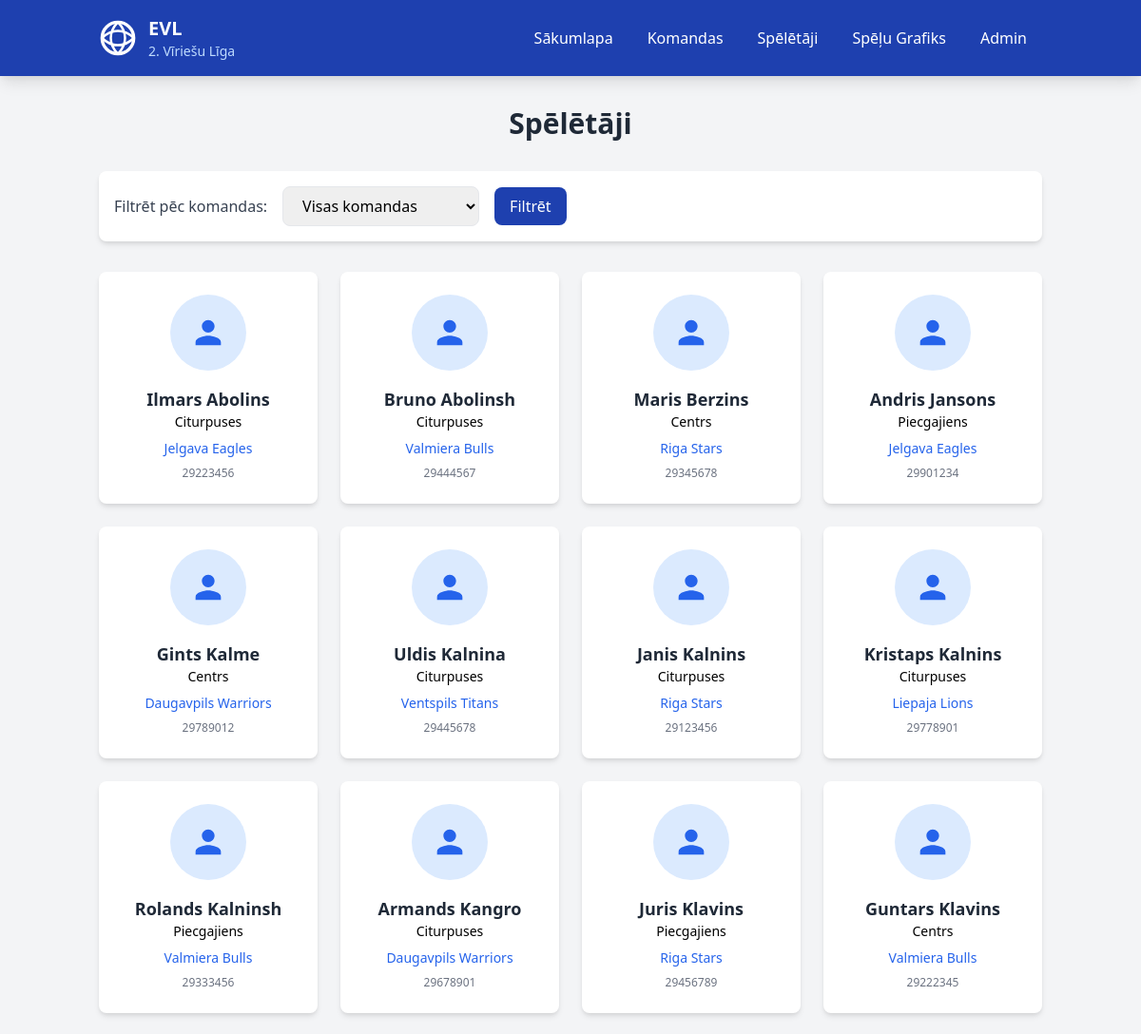
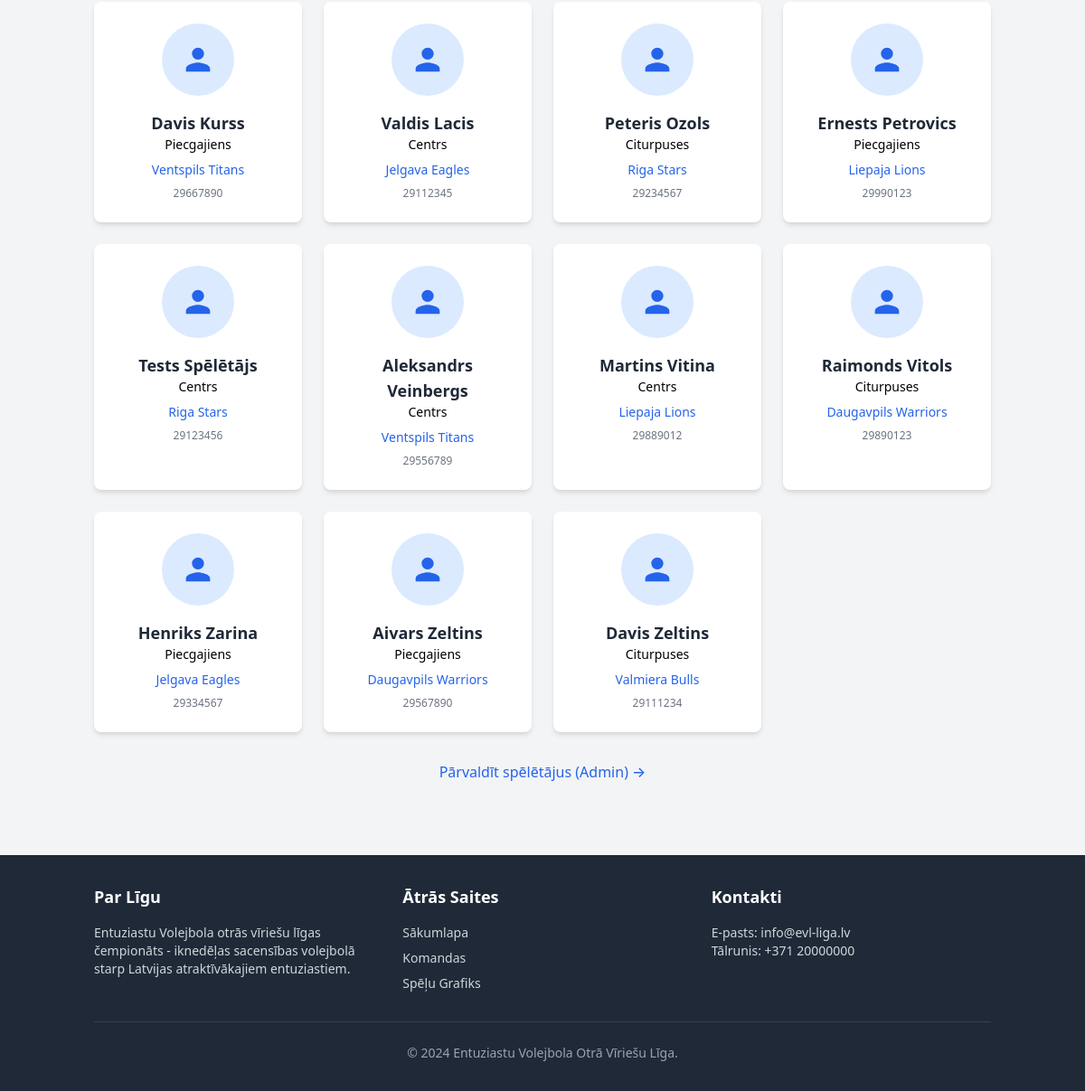
Before: /players with the older database file (2 pictures, top to bottom).
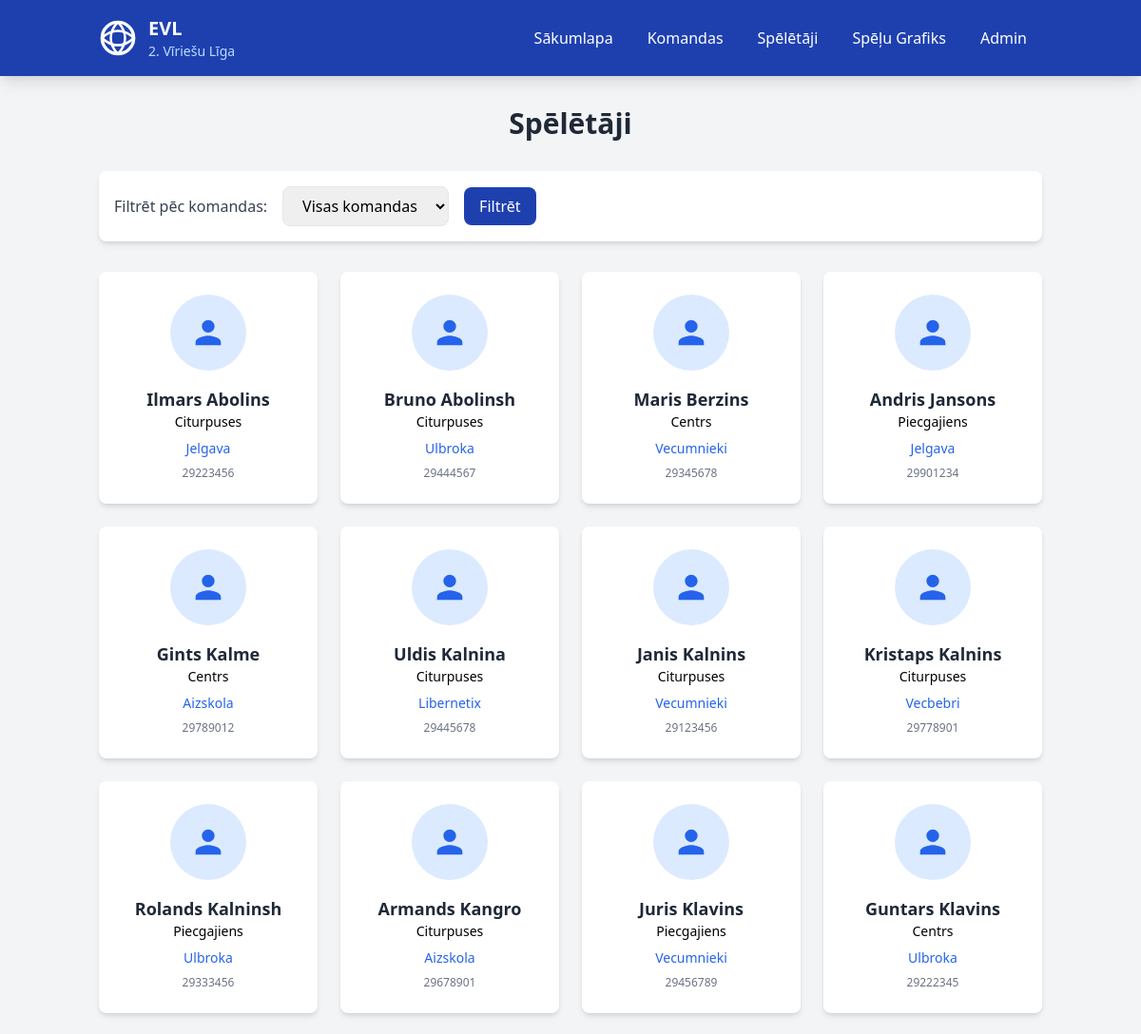
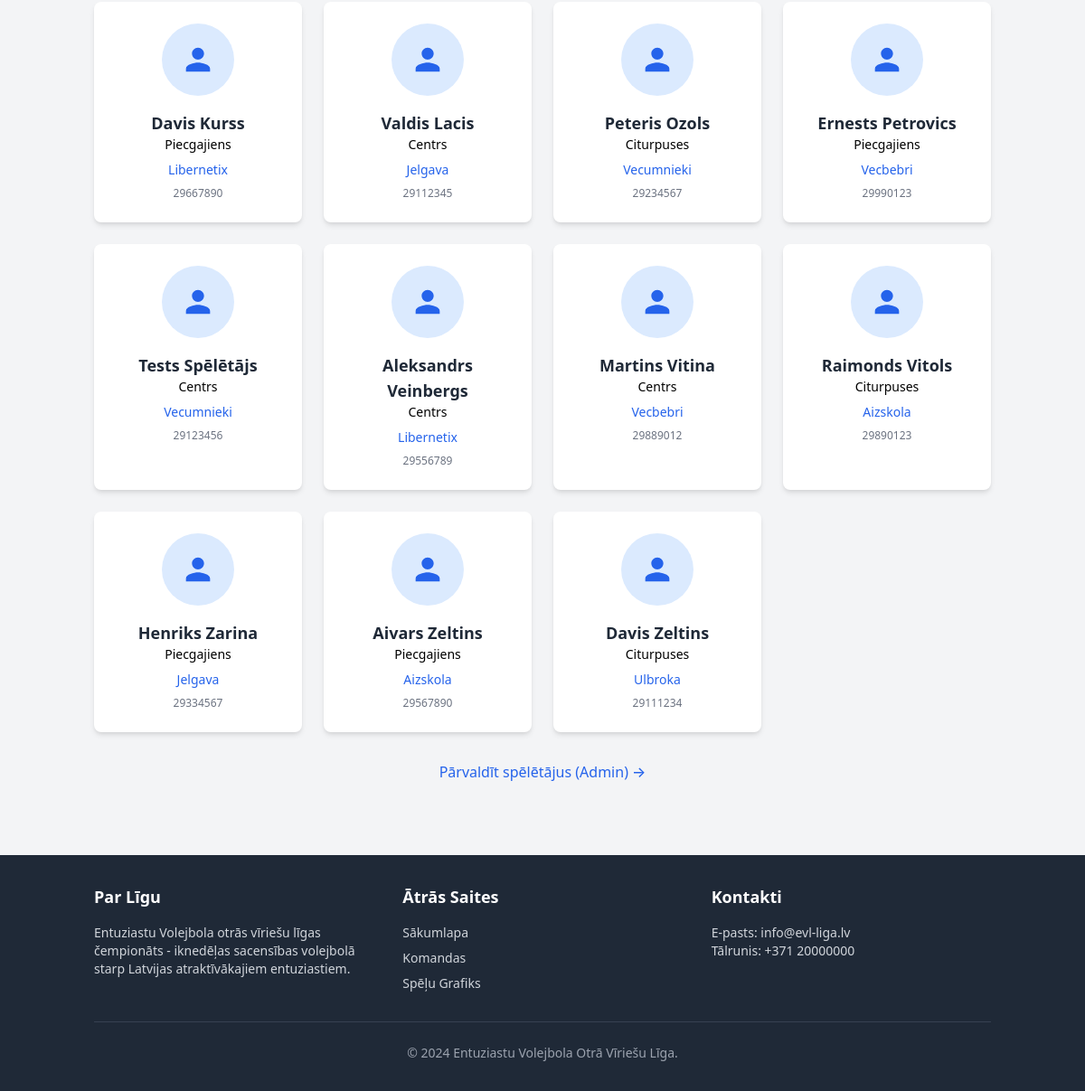
After: the same page with the newer database file (2 pictures, top to bottom).
### tables this page shows
CREATE TABLE players (
	id INTEGER PRIMARY KEY AUTOINCREMENT,
	first_name TEXT NOT NULL,
	last_name TEXT NOT NULL,
	"position" TEXT NOT NULL,
	team_id INTEGER,
	phone TEXT,
	CONSTRAINT FK_players_teams FOREIGN KEY (team_id) REFERENCES teams(id)
);

CREATE TABLE teams (
	id INTEGER PRIMARY KEY AUTOINCREMENT,
	name TEXT NOT NULL,
	logo TEXT DEFAULT ('/static/volleyball.svg'),
	played INTEGER DEFAULT (0),
	won INTEGER DEFAULT (0),
	lost INTEGER DEFAULT (0),
	points INTEGER DEFAULT (0),
	sets_won INTEGER DEFAULT (0),
	sets_lost INTEGER DEFAULT (0)
);

### app.py (the view)
@app.route('/players')
def players():
    conn = get_db_connection()
    teams_list = conn.execute('SELECT * FROM teams ORDER BY name').fetchall()
    team_filter = request.args.get('team', '')
    if team_filter:
        players_list = conn.execute('''
            SELECT p.*, t.name as team_name
            FROM players p
            JOIN teams t ON p.team_id = t.id
            WHERE t.id = ?
            ORDER BY p.last_name
        ''', (team_filter,)).fetchall()
    else:
        players_list = conn.execute('''
            SELECT p.*, t.name as team_name
            FROM players p
            JOIN teams t ON p.team_id = t.id
            ORDER BY p.last_name
        ''').fetchall()
    conn.close()
    return render_template('players.html',
                         players=players_list,
                         teams=teams_list,
                         selected_team=team_filter)

### app.py (called while the page is built)
def get_db_connection():
    conn = sqlite3.connect(DATABASE)
    conn.row_factory = sqlite3.Row
    return conn

### templates/players.html (shortened to what this page needs)
{% extends "base.html" %}
{% block content %}
<div class="container mx-auto px-4 py-8">
    <h1 class="text-3xl font-bold text-gray-800 mb-8 text-center">Spēlētāji</h1>
    <div class="bg-white rounded-lg shadow-md p-4 mb-8">
        <form method="get" class="flex flex-wrap gap-4 items-center">
            <label class="font-medium text-gray-700">Filtrēt pēc komandas:</label>
            <select name="team" class="border rounded-lg px-4 py-2 focus:ring-2 focus:ring-blue-500 focus:outline-none">
                <option value="">Visas komandas</option>
            </select>
            <button type="submit" class="bg-blue-800 text-white px-4 py-2 rounded-lg hover:bg-blue-900 transition">
                Filtrēt
            </button>
        </form>
    </div>
    <div class="grid grid-cols-1 sm:grid-cols-2 md:grid-cols-3 lg:grid-cols-4 gap-6">
        {% for player in players %}
        <div class="bg-white rounded-lg shadow-md overflow-hidden hover:shadow-xl transition duration-300">
            <div class="p-6 text-center">
                <div class="bg-blue-100 rounded-full w-20 h-20 mx-auto mb-4 flex items-center justify-center">
                    <svg class="w-10 h-10 text-blue-600" fill="currentColor" viewBox="0 0 24 24">
                        <path d="M12 12c2.21 0 4-1.79 4-4s-1.79-4-4-4-4 1.79-4 4 1.79 4 4 4zm0 2c-2.67 0-8 1.34-8 4v2h16v-2c0-2.66-5.33-4-8-4z"/>
                    </svg>
                </div>
                <h3 class="text-lg font-bold text-gray-800">{{ player.first_name }} {{ player.last_name }}</h3>
                <p class="text-orange-500 font-medium text-sm mb-2">{{ player.position }}</p>
                <p class="text-blue-600 text-sm">{{ player.team_name }}</p>
                {% if player.phone %}
                <p class="text-gray-500 text-xs mt-2">{{ player.phone }}</p>
                {% endif %}
            </div>
        </div>
        {% else %}
        <div class="col-span-full text-center py-12 text-gray-500">
            Spēlētāji netika atrasti
        </div>
        {% endfor %}
    </div>
    <div class="mt-8 text-center">
        <a href="{{ url_for('admin_players') }}" class="text-blue-600 hover:text-blue-800 font-medium">
            Pārvaldīt spēlētājus (Admin) →
        </a>
    </div>
</div>
{% endblock %}

### templates/base.html (shortened to what this page needs)
<!DOCTYPE html>
<html lang="lv">
<head>
    <link href="https://cdn.jsdelivr.net/npm/tailwindcss@2.2.19/dist/tailwind.min.css" rel="stylesheet">
    <link rel="stylesheet" href="{{ url_for('static', filename='css/style.css') }}">
</head>
<body class="bg-gray-100 min-h-screen flex flex-col">
    <nav class="bg-blue-800 text-white shadow-lg sticky top-0 z-50">
        <div class="container mx-auto px-4">
            <div class="flex items-center justify-between py-4">
                <a href="{{ url_for('index') }}" class="flex items-center space-x-3">
                    <svg class="w-10 h-10" viewBox="0 0 24 24" fill="currentColor">
                        <circle cx="12" cy="12" r="10" fill="none" stroke="currentColor" stroke-width="2"/>
                        <path d="M12 2 C6 8, 6 16, 12 22 M12 2 C18 8, 18 16, 12 22 M2 12 C8 6, 16 6, 22 12 M2 12 C8 18, 16 18, 22 12" fill="none" stroke="currentColor" stroke-width="1.5"/>
                    </svg>
                    <div>
                        <span class="font-bold text-xl">EVL</span>
                        <span class="block text-sm text-blue-200">2. Vīriešu Līga</span>
                    </div>
                </a>
                <div class="hidden md:flex items-center space-x-1">
                    <a href="{{ url_for('index') }}" class="nav-link px-4 py-2 rounded-lg hover:bg-blue-700 transition">
                        Sākumlapa
                    </a>
                    <a href="{{ url_for('teams') }}" class="nav-link px-4 py-2 rounded-lg hover:bg-blue-700 transition">
                        Komandas
                    </a>
                    <a href="{{ url_for('players') }}" class="nav-link px-4 py-2 rounded-lg hover:bg-blue-700 transition">
                        Spēlētāji
                    </a>
                    <a href="{{ url_for('schedule') }}" class="nav-link px-4 py-2 rounded-lg hover:bg-blue-700 transition">
                        Spēļu Grafiks
                    </a>
                    <a href="{{ url_for('admin_players') }}" class="nav-link px-4 py-2 rounded-lg hover:bg-blue-700 transition">
                        Admin
                    </a>
                </div>
            </div>
        </div>
    </nav>
    <main class="flex-grow">
        {% block content %}{% endblock %}
    </main>
    <footer class="bg-gray-800 text-white py-8 mt-12">
        <div class="container mx-auto px-4">
            <div class="grid grid-cols-1 md:grid-cols-3 gap-8">
                <div>
                    <h3 class="font-bold text-lg mb-4">Par Līgu</h3>
                    <p class="text-gray-300 text-sm">
                        Entuziastu Volejbola otrās vīriešu līgas čempionāts - iknedēļas sacensības
                        volejbolā starp Latvijas atraktīvākajiem entuziastiem.
                    </p>
                </div>
                <div>
                    <h3 class="font-bold text-lg mb-4">Ātrās Saites</h3>
                    <ul class="space-y-2 text-sm">
                        <li><a href="{{ url_for('index') }}" class="text-gray-300 hover:text-white">Sākumlapa</a></li>
                        <li><a href="{{ url_for('teams') }}" class="text-gray-300 hover:text-white">Komandas</a></li>
                        <li><a href="{{ url_for('schedule') }}" class="text-gray-300 hover:text-white">Spēļu Grafiks</a></li>
                    </ul>
                </div>
                <div>
                    <h3 class="font-bold text-lg mb-4">Kontakti</h3>
                    <p class="text-gray-300 text-sm">
                        E-pasts: info@evl-liga.lv<br>
                        Tālrunis: +371 20000000
                    </p>
                </div>
            </div>
            <div class="border-t border-gray-700 mt-8 pt-6 text-center text-gray-400 text-sm">
                <p>&copy; 2024 Entuziastu Volejbola Otrā Vīriešu Līga.</p>
            </div>
        </div>
    </footer>
</body>
</html>

### static/css/style.css (style rules this page uses)
:root { --primary-color: #1e40af; --secondary-color: #f97316; --success-color: #22c55e; --danger-color: #ef4444; --gray-100: #f3f4f6; --gray-200: #e5e7eb; --gray-300: #d1d5db; --gray-600: #4b5563; --gray-800: #1f2937; }
.nav-link { transition: all 0.2s ease; }
main { animation: fadeIn 0.3s ease; }
button, a[class*="bg-"] { transition: all 0.2s ease; }

Changed rows visible on the page:
changed through a linked row, players "Ilmars": team_name "Jelgava Eagles" → "Jelgava"
changed through a linked row, players "Bruno": team_name "Valmiera Bulls" → "Ulbroka"
changed through a linked row, players "Maris": team_name "Riga Stars" → "Vecumnieki"
changed through a linked row, players "Andris": team_name "Jelgava Eagles" → "Jelgava"
changed through a linked row, players "Gints": team_name "Daugavpils Warriors" → "Aizskola"
changed through a linked row, players "Uldis": team_name "Ventspils Titans" → "Libernetix"
changed through a linked row, players "Janis": team_name "Riga Stars" → "Vecumnieki"
changed through a linked row, players "Kristaps": team_name "Liepaja Lions" → "Vecbebri"
changed through a linked row, players "Rolands": team_name "Valmiera Bulls" → "Ulbroka"
changed through a linked row, players "Armands": team_name "Daugavpils Warriors" → "Aizskola"
changed through a linked row, players "Juris": team_name "Riga Stars" → "Vecumnieki"
changed through a linked row, players "Guntars": team_name "Valmiera Bulls" → "Ulbroka"
changed through a linked row, players "Kurss": team_name "Ventspils Titans" → "Libernetix"
changed through a linked row, players "Valdis": team_name "Jelgava Eagles" → "Jelgava"
changed through a linked row, players "Peteris": team_name "Riga Stars" → "Vecumnieki"
changed through a linked row, players "Ernests": team_name "Liepaja Lions" → "Vecbebri"
changed through a linked row, players "Tests": team_name "Riga Stars" → "Vecumnieki"
changed through a linked row, players "Aleksandrs": team_name "Ventspils Titans" → "Libernetix"
changed through a linked row, players "Martins": team_name "Liepaja Lions" → "Vecbebri"
changed through a linked row, players "Raimonds": team_name "Daugavpils Warriors" → "Aizskola"
changed through a linked row, players "Henriks": team_name "Jelgava Eagles" → "Jelgava"
changed through a linked row, players "Aivars": team_name "Daugavpils Warriors" → "Aizskola"
changed through a linked row, players (number 23 of 23 on the later page): team_name "Valmiera Bulls" → "Ulbroka"
